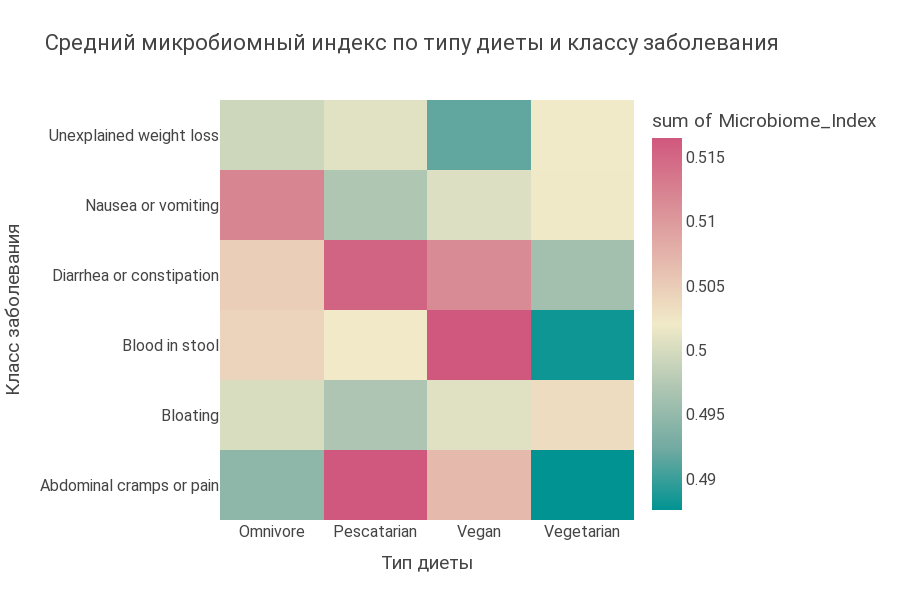

Notebook source saved alongside this figure:
### Code cell
# 6.3. Средний микробиомный индекс по типу диеты и классу заболевания (heatmap)

# Группируем данные: среднее значение микробиомного индекса по комбинациям
# ИСПРАВЛЕНИЕ: Добавлено observed=True, чтобы избежать FutureWarning
heat_df = (
    df.groupby(["Diet_Type", "Disease_Class"], observed=True)["Microbiome_Index"]
    .mean()
    .reset_index()
)

# Строим интерактивную тепловую карту
fig = px.density_heatmap(
    heat_df,
    x="Diet_Type",
    y="Disease_Class",
    z="Microbiome_Index",
    color_continuous_scale="tealrose",
    template="custom",
    title="Средний микробиомный индекс по типу диеты и классу заболевания"
)

# Улучшаем читаемость
fig.update_layout(
    height=600,
    font=dict(family="Roboto", size=16),
    xaxis_title="Тип диеты",
    yaxis_title="Класс заболевания",
)

fig.show()

### Figure 1 — Plotly figure (JSON) as saved in the notebook; plotly's stock layout.template omitted (floating-point values rounded to 4 significant figures)
{"data": [{"coloraxis": "coloraxis", "histfunc": "sum", "hovertemplate": "Diet_Type=%{x}<br>Disease_Class=%{y}<br>sum of Microbiome_Index=%{z}<extra></extra>", "name": "", "type": "histogram2d", "x": ["Omnivore", "Omnivore", "Omnivore", "Omnivore", "Omnivore", "Omnivore", "Pescatarian", "Pescatarian", "Pescatarian", "Pescatarian", "Pescatarian", "Pescatarian", "Vegan", "Vegan", "Vegan", "Vegan", "Vegan", "Vegan", "Vegetarian", "Vegetarian", "Vegetarian", "Vegetarian", "Vegetarian", "Vegetarian"], "xaxis": "x", "xbingroup": "x", "y": ["Abdominal cramps or pain", "Bloating", "Blood in stool", "Diarrhea or constipation", "Nausea or vomiting", "Unexplained weight loss", "Abdominal cramps or pain", "Bloating", "Blood in stool", "Diarrhea or constipation", "Nausea or vomiting", "Unexplained weight loss", "Abdominal cramps or pain", "Bloating", "Blood in stool", "Diarrhea or constipation", "Nausea or vomiting", "Unexplained weight loss", "Abdominal cramps or pain", "Bloating", "Blood in stool", "Diarrhea or constipation", "Nausea or vomiting", "Unexplained weight loss"], "yaxis": "y", "ybingroup": "y", "z": [0.4947, 0.5002, 0.5043, 0.5048, 0.512, 0.4994, 0.5165, 0.4969, 0.5022, 0.5153, 0.497, 0.5008, 0.5068, 0.5007, 0.5165, 0.5115, 0.5006, 0.4917, 0.4876, 0.5034, 0.4882, 0.4961, 0.5019, 0.502]}], "layout": {"coloraxis": {"colorbar": {"title": {"text": "sum of Microbiome_Index"}}, "colorscale": [[0, "rgb(0, 147, 146)"], [0.1667, "rgb(114, 170, 161)"], [0.3333, "rgb(177, 199, 179)"], [0.5, "rgb(241, 234, 200)"], [0.6667, "rgb(229, 185, 173)"], [0.8333, "rgb(217, 137, 148)"], [1, "rgb(208, 88, 126)"]]}, "font": {"family": "Roboto", "size": 16}, "height": 600, "legend": {"tracegroupgap": 0}, "title": {"text": "Средний микробиомный индекс по типу диеты и классу заболевания"}, "xaxis": {"anchor": "y", "domain": [0, 1], "title": {"text": "Тип диеты"}}, "yaxis": {"anchor": "x", "domain": [0, 1], "title": {"text": "Класс заболевания"}}}}
